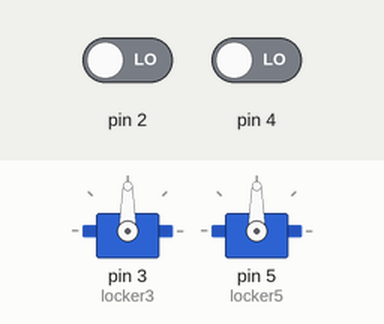
Recording of a sketch running on a simulated Arduino Uno, built with avr-gcc and run on an emulated ATmega328P. Shown: 2 × servo. Inputs (shaded band) come from the test bench; at power-on: pin 2 LOW, pin 4 LOW.

Above: at 1.2 s.
1.3 s: pin 2 driven HIGH
At 2.5 s:
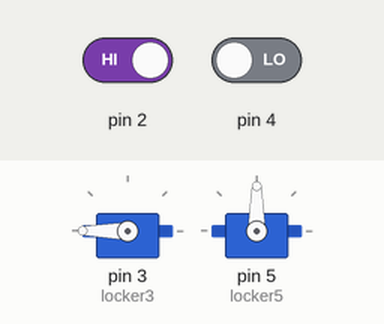
2.8 s: pin 4 driven HIGH
At 3.7 s:
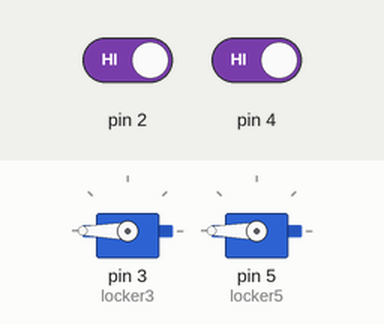
4.3 s: pin 2 driven LOW
At 4.9 s:
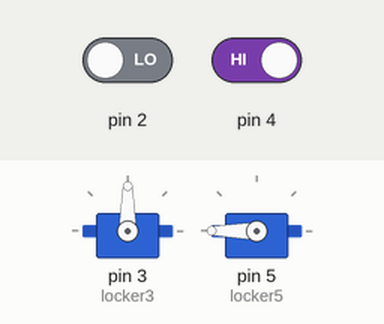
5.8 s: pin 4 driven LOW
At 7.2 s:
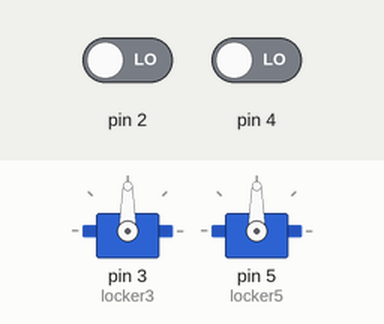
Timing chart, 0 to 8.3 s (numbered marks = the images above; inputs shaded):
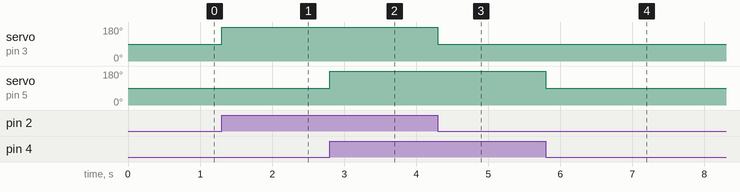

The sketch:

servoControl.ino
```cpp
// 두번 째 아두이노가 서버모터를 조종할 수 있도록 설정한 파일
#include <Servo.h>

// 사물함과 연결된 서보모터, 초기상태
Servo locker3, locker5;
int prevState = 123;

// LED에 연결된 핀들을 input으로 설정, 서보모터 초기화
void setup() {
  locker3.attach(3);
  locker5.attach(5);
  pinMode(2, INPUT);
  pinMode(4, INPUT);
}

void loop() {
  int state2 = digitalRead(2);
  int state4 = digitalRead(4);

  // HIGH == 1, LOW == 0 이기 때문에 가능한 연산이다. 서보모터에 무한 명령을 방지한다.
  int curState = 1 * state2 | 2 * state4;

  // HIGH == 180 열기, LOW == 90 닫기
  if( prevState != curState ){
    locker3.write( ( state2 + 1 ) * 90 );
    locker5.write( ( state4 + 1 ) * 90 );
    prevState = curState;
  }
}
```

Measured:
- after the input at 1.3 s, servo on pin 3 (locker3): 90° → 180° at once
- after the input at 2.8 s, servo on pin 5 (locker5): 90° → 180° at once
- after the input at 4.3 s, servo on pin 3 (locker3): 180° → 90° at once
- after the input at 5.8 s, servo on pin 5 (locker5): 180° → 90° at once
